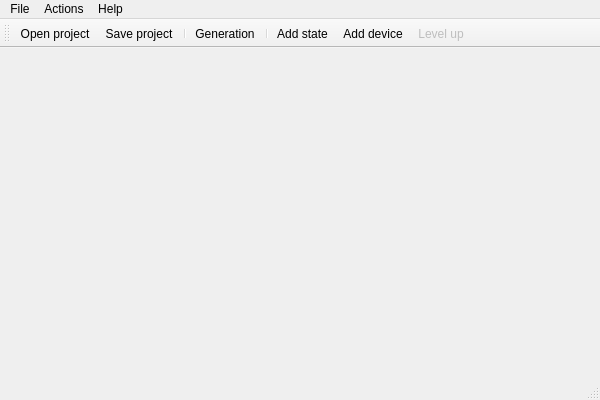
<?xml version="1.0" encoding="UTF-8"?>
<ui version="4.0">
 <class>EnterInputs</class>
 <widget class="QMainWindow" name="EnterInputs">
  <property name="geometry">
   <rect>
    <x>0</x>
    <y>0</y>
    <width>600</width>
    <height>400</height>
   </rect>
  </property>
  <property name="sizePolicy">
   <sizepolicy hsizetype="Maximum" vsizetype="Maximum">
    <horstretch>0</horstretch>
    <verstretch>0</verstretch>
   </sizepolicy>
  </property>
  <property name="windowTitle">
   <string>Master</string>
  </property>
  <property name="windowIcon">
   <iconset resource="share/mainResources.qrc">
    <normaloff>:/icons/images/new/network-config.png</normaloff>:/icons/images/new/network-config.png</iconset>
  </property>
  <property name="dockOptions">
   <set>QMainWindow::AllowNestedDocks|QMainWindow::AllowTabbedDocks|QMainWindow::AnimatedDocks</set>
  </property>
  <widget class="QWidget" name="centralWidget">
   <layout class="QVBoxLayout" name="verticalLayout_2">
    <item>
     <layout class="QVBoxLayout" name="mainLayout"/>
    </item>
   </layout>
  </widget>
  <widget class="QMenuBar" name="menuBar">
   <property name="geometry">
    <rect>
     <x>0</x>
     <y>0</y>
     <width>600</width>
     <height>18</height>
    </rect>
   </property>
   <widget class="QMenu" name="maFile">
    <property name="title">
     <string>File</string>
    </property>
    <addaction name="actionCreate_project"/>
    <addaction name="actionOpen_project"/>
    <addaction name="actionSave_project"/>
    <addaction name="actionGeneration"/>
    <addaction name="separator"/>
    <addaction name="actionExit"/>
   </widget>
   <widget class="QMenu" name="maActions">
    <property name="title">
     <string>Actions</string>
    </property>
    <addaction name="actionAddState"/>
    <addaction name="separator"/>
   </widget>
   <widget class="QMenu" name="menuHelp">
    <property name="title">
     <string>Help</string>
    </property>
    <addaction name="actionAbout"/>
   </widget>
   <addaction name="maFile"/>
   <addaction name="maActions"/>
   <addaction name="menuHelp"/>
  </widget>
  <widget class="QToolBar" name="mainToolBar">
   <property name="windowTitle">
    <string>Панель инструментов</string>
   </property>
   <property name="toolTip">
    <string>Панель инструментов</string>
   </property>
   <attribute name="toolBarArea">
    <enum>TopToolBarArea</enum>
   </attribute>
   <attribute name="toolBarBreak">
    <bool>false</bool>
   </attribute>
   <addaction name="actionOpen_project"/>
   <addaction name="actionSave_project"/>
   <addaction name="separator"/>
   <addaction name="actionGeneration"/>
   <addaction name="separator"/>
   <addaction name="actionAddState"/>
   <addaction name="actionAdd_device"/>
   <addaction name="actionLevel_up"/>
  </widget>
  <widget class="QStatusBar" name="statusBar"/>
  <action name="actionAddState">
   <property name="icon">
    <iconset resource="share/mainResources.qrc">
     <normaloff>:/textedit/images/filenew.png</normaloff>:/textedit/images/filenew.png</iconset>
   </property>
   <property name="text">
    <string>Add state</string>
   </property>
   <property name="shortcut">
    <string>+</string>
   </property>
  </action>
  <action name="actionExit">
   <property name="icon">
    <iconset resource="share/mainResources.qrc">
     <normaloff>:/icons/images/exit.png</normaloff>:/icons/images/exit.png</iconset>
   </property>
   <property name="text">
    <string>Exit</string>
   </property>
   <property name="shortcut">
    <string>Ctrl+Q</string>
   </property>
  </action>
  <action name="actionGeneration">
   <property name="icon">
    <iconset resource="share/mainResources.qrc">
     <normaloff>:/icons/images/new/finish.png</normaloff>:/icons/images/new/finish.png</iconset>
   </property>
   <property name="text">
    <string>Generation</string>
   </property>
   <property name="shortcut">
    <string>Ctrl+R</string>
   </property>
  </action>
  <action name="actionLevel_up">
   <property name="enabled">
    <bool>false</bool>
   </property>
   <property name="icon">
    <iconset resource="share/mainResources.qrc">
     <normaloff>:/icons/images/new/go-up.png</normaloff>:/icons/images/new/go-up.png</iconset>
   </property>
   <property name="text">
    <string>Level up</string>
   </property>
   <property name="toolTip">
    <string>Level up</string>
   </property>
   <property name="shortcut">
    <string>PgUp, Backspace</string>
   </property>
  </action>
  <action name="actionSave_project">
   <property name="icon">
    <iconset resource="share/mainResources.qrc">
     <normaloff>:/textedit/images/filesave.png</normaloff>:/textedit/images/filesave.png</iconset>
   </property>
   <property name="text">
    <string>Save project</string>
   </property>
   <property name="toolTip">
    <string>Save project</string>
   </property>
   <property name="shortcut">
    <string>Ctrl+S</string>
   </property>
  </action>
  <action name="actionOpen_project">
   <property name="icon">
    <iconset resource="share/mainResources.qrc">
     <normaloff>:/icons/images/new/document-open.png</normaloff>:/icons/images/new/document-open.png</iconset>
   </property>
   <property name="text">
    <string>Open project</string>
   </property>
   <property name="toolTip">
    <string>Open project</string>
   </property>
   <property name="shortcut">
    <string>Ctrl+O</string>
   </property>
  </action>
  <action name="actionCreate_project">
   <property name="icon">
    <iconset resource="share/mainResources.qrc">
     <normaloff>:/icons/images/new/document-new.png</normaloff>:/icons/images/new/document-new.png</iconset>
   </property>
   <property name="text">
    <string>Create project</string>
   </property>
   <property name="shortcut">
    <string>Ctrl+N</string>
   </property>
  </action>
  <action name="actionAdd_device">
   <property name="icon">
    <iconset resource="share/mainResources.qrc">
     <normaloff>:/icons/dev</normaloff>:/icons/dev</iconset>
   </property>
   <property name="text">
    <string>Add device</string>
   </property>
   <property name="shortcut">
    <string>Ctrl++</string>
   </property>
  </action>
  <action name="actionAbout">
   <property name="icon">
    <iconset resource="share/mainResources.qrc">
     <normaloff>:/icons/images/test.png</normaloff>:/icons/images/test.png</iconset>
   </property>
   <property name="text">
    <string>About</string>
   </property>
  </action>
 </widget>
 <layoutdefault spacing="6" margin="11"/>
 <resources>
  <include location="share/mainResources.qrc"/>
 </resources>
 <connections/>
</ui>
